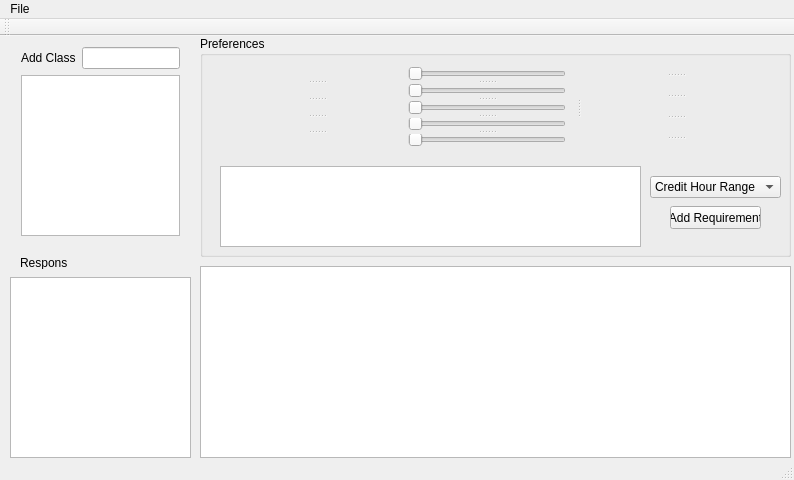
<?xml version="1.0" encoding="UTF-8"?>
<ui version="4.0">
 <class>MainWindow</class>
 <widget class="QMainWindow" name="MainWindow">
  <property name="geometry">
   <rect>
    <x>0</x>
    <y>0</y>
    <width>794</width>
    <height>480</height>
   </rect>
  </property>
  <property name="windowTitle">
   <string>MainWindow</string>
  </property>
  <widget class="QWidget" name="centralWidget">
   <widget class="QGroupBox" name="prefBox">
    <property name="geometry">
     <rect>
      <x>200</x>
      <y>0</y>
      <width>591</width>
      <height>221</height>
     </rect>
    </property>
    <property name="title">
     <string>Preferences</string>
    </property>
    <widget class="QPushButton" name="addPrefButton">
     <property name="geometry">
      <rect>
       <x>470</x>
       <y>170</y>
       <width>91</width>
       <height>23</height>
      </rect>
     </property>
     <property name="text">
      <string>Add Requirement</string>
     </property>
    </widget>
    <widget class="QListWidget" name="listWidget">
     <property name="geometry">
      <rect>
       <x>20</x>
       <y>130</y>
       <width>421</width>
       <height>81</height>
      </rect>
     </property>
    </widget>
    <widget class="QComboBox" name="comboBox">
     <property name="geometry">
      <rect>
       <x>450</x>
       <y>140</y>
       <width>131</width>
       <height>22</height>
      </rect>
     </property>
     <item>
      <property name="text">
       <string>Credit Hour Range</string>
      </property>
     </item>
     <item>
      <property name="text">
       <string>Class Time Range</string>
      </property>
     </item>
     <item>
      <property name="text">
       <string>Lunch Time Range</string>
      </property>
     </item>
     <item>
      <property name="text">
       <string>Avoid Section</string>
      </property>
     </item>
     <item>
      <property name="text">
       <string>Require Section</string>
      </property>
     </item>
    </widget>
    <widget class="QSplitter" name="splitter_4">
     <property name="geometry">
      <rect>
       <x>20</x>
       <y>20</y>
       <width>551</width>
       <height>101</height>
      </rect>
     </property>
     <property name="orientation">
      <enum>Qt::Horizontal</enum>
     </property>
     <widget class="QWidget" name="">
      <layout class="QHBoxLayout" name="horizontalLayout_8">
       <item>
        <widget class="QSplitter" name="splitter">
         <property name="orientation">
          <enum>Qt::Vertical</enum>
         </property>
         <widget class="QWidget" name="">
          <layout class="QHBoxLayout" name="horizontalLayout_4">
           <item>
            <widget class="QLabel" name="label">
             <property name="text">
              <string>Days in Class</string>
             </property>
            </widget>
           </item>
           <item>
            <spacer name="horizontalSpacer_4">
             <property name="orientation">
              <enum>Qt::Horizontal</enum>
             </property>
             <property name="sizeHint" stdset="0">
              <size>
               <width>38</width>
               <height>17</height>
              </size>
             </property>
            </spacer>
           </item>
          </layout>
         </widget>
         <widget class="QWidget" name="">
          <layout class="QHBoxLayout" name="horizontalLayout_5">
           <item>
            <widget class="QLabel" name="label_2">
             <property name="text">
              <string>Compactness</string>
             </property>
            </widget>
           </item>
           <item>
            <spacer name="horizontalSpacer_3">
             <property name="orientation">
              <enum>Qt::Horizontal</enum>
             </property>
             <property name="sizeHint" stdset="0">
              <size>
               <width>40</width>
               <height>13</height>
              </size>
             </property>
            </spacer>
           </item>
          </layout>
         </widget>
         <widget class="QWidget" name="">
          <layout class="QHBoxLayout" name="horizontalLayout_6">
           <item>
            <widget class="QLabel" name="label_3">
             <property name="text">
              <string>Start Time</string>
             </property>
            </widget>
           </item>
           <item>
            <spacer name="horizontalSpacer_2">
             <property name="orientation">
              <enum>Qt::Horizontal</enum>
             </property>
             <property name="sizeHint" stdset="0">
              <size>
               <width>58</width>
               <height>13</height>
              </size>
             </property>
            </spacer>
           </item>
          </layout>
         </widget>
         <widget class="QWidget" name="">
          <layout class="QHBoxLayout" name="horizontalLayout_16">
           <item>
            <widget class="QLabel" name="label_11">
             <property name="text">
              <string>End Time</string>
             </property>
            </widget>
           </item>
           <item>
            <spacer name="horizontalSpacer_5">
             <property name="orientation">
              <enum>Qt::Horizontal</enum>
             </property>
             <property name="sizeHint" stdset="0">
              <size>
               <width>98</width>
               <height>13</height>
              </size>
             </property>
            </spacer>
           </item>
          </layout>
         </widget>
         <widget class="QWidget" name="">
          <layout class="QHBoxLayout" name="horizontalLayout_7">
           <item>
            <widget class="QLabel" name="label_4">
             <property name="text">
              <string>Hours</string>
             </property>
            </widget>
           </item>
           <item>
            <spacer name="horizontalSpacer">
             <property name="orientation">
              <enum>Qt::Horizontal</enum>
             </property>
             <property name="sizeHint" stdset="0">
              <size>
               <width>78</width>
               <height>13</height>
              </size>
             </property>
            </spacer>
           </item>
          </layout>
         </widget>
        </widget>
       </item>
       <item>
        <widget class="QSplitter" name="splitter_2">
         <property name="orientation">
          <enum>Qt::Vertical</enum>
         </property>
         <widget class="QSlider" name="daysSlider">
          <property name="enabled">
           <bool>false</bool>
          </property>
          <property name="orientation">
           <enum>Qt::Horizontal</enum>
          </property>
          <property name="invertedAppearance">
           <bool>false</bool>
          </property>
          <property name="invertedControls">
           <bool>false</bool>
          </property>
         </widget>
         <widget class="QSlider" name="compactSlider">
          <property name="enabled">
           <bool>true</bool>
          </property>
          <property name="orientation">
           <enum>Qt::Horizontal</enum>
          </property>
         </widget>
         <widget class="QSlider" name="startSlider">
          <property name="enabled">
           <bool>false</bool>
          </property>
          <property name="orientation">
           <enum>Qt::Horizontal</enum>
          </property>
         </widget>
         <widget class="QSlider" name="endSider">
          <property name="enabled">
           <bool>false</bool>
          </property>
          <property name="orientation">
           <enum>Qt::Horizontal</enum>
          </property>
         </widget>
         <widget class="QSlider" name="hoursSlider">
          <property name="enabled">
           <bool>false</bool>
          </property>
          <property name="orientation">
           <enum>Qt::Horizontal</enum>
          </property>
         </widget>
        </widget>
       </item>
      </layout>
     </widget>
     <widget class="QSplitter" name="splitter_3">
      <property name="orientation">
       <enum>Qt::Vertical</enum>
      </property>
      <widget class="QWidget" name="">
       <layout class="QHBoxLayout" name="horizontalLayout_12">
        <item>
         <widget class="QLabel" name="label_8">
          <property name="text">
           <string>Weight</string>
          </property>
         </widget>
        </item>
        <item>
         <widget class="QSlider" name="daysWeight">
          <property name="orientation">
           <enum>Qt::Horizontal</enum>
          </property>
         </widget>
        </item>
       </layout>
      </widget>
      <widget class="QWidget" name="">
       <layout class="QHBoxLayout" name="horizontalLayout_13">
        <item>
         <widget class="QLabel" name="label_7">
          <property name="text">
           <string>Weight</string>
          </property>
         </widget>
        </item>
        <item>
         <widget class="QSlider" name="compactWeight">
          <property name="orientation">
           <enum>Qt::Horizontal</enum>
          </property>
         </widget>
        </item>
       </layout>
      </widget>
      <widget class="QWidget" name="">
       <layout class="QHBoxLayout" name="horizontalLayout_14">
        <item>
         <widget class="QLabel" name="label_6">
          <property name="text">
           <string>Weight</string>
          </property>
         </widget>
        </item>
        <item>
         <widget class="QSlider" name="startWeight">
          <property name="orientation">
           <enum>Qt::Horizontal</enum>
          </property>
         </widget>
        </item>
       </layout>
      </widget>
      <widget class="QWidget" name="layoutWidget_3">
       <layout class="QHBoxLayout" name="horizontalLayout_18">
        <item>
         <widget class="QLabel" name="label_12">
          <property name="text">
           <string>Weight</string>
          </property>
         </widget>
        </item>
        <item>
         <widget class="QSlider" name="endWeight">
          <property name="orientation">
           <enum>Qt::Horizontal</enum>
          </property>
         </widget>
        </item>
       </layout>
      </widget>
      <widget class="QWidget" name="">
       <layout class="QHBoxLayout" name="horizontalLayout_15">
        <item>
         <widget class="QLabel" name="label_5">
          <property name="text">
           <string>Weight</string>
          </property>
         </widget>
        </item>
        <item>
         <widget class="QSlider" name="hoursWeight">
          <property name="orientation">
           <enum>Qt::Horizontal</enum>
          </property>
         </widget>
        </item>
       </layout>
      </widget>
     </widget>
    </widget>
   </widget>
   <widget class="QTableWidget" name="scheduleTable">
    <property name="geometry">
     <rect>
      <x>200</x>
      <y>230</y>
      <width>591</width>
      <height>192</height>
     </rect>
    </property>
   </widget>
   <widget class="QTextBrowser" name="textBrowser">
    <property name="geometry">
     <rect>
      <x>10</x>
      <y>241</y>
      <width>181</width>
      <height>181</height>
     </rect>
    </property>
   </widget>
   <widget class="QLabel" name="label_9">
    <property name="geometry">
     <rect>
      <x>20</x>
      <y>220</y>
      <width>47</width>
      <height>13</height>
     </rect>
    </property>
    <property name="text">
     <string>Response</string>
    </property>
   </widget>
   <widget class="QWidget" name="">
    <property name="geometry">
     <rect>
      <x>10</x>
      <y>0</y>
      <width>181</width>
      <height>211</height>
     </rect>
    </property>
    <layout class="QVBoxLayout" name="verticalLayout">
     <item>
      <layout class="QHBoxLayout" name="horizontalLayout">
       <item>
        <widget class="QLabel" name="searchLabel">
         <property name="text">
          <string>Add Class</string>
         </property>
        </widget>
       </item>
       <item>
        <widget class="QLineEdit" name="searchBox"/>
       </item>
      </layout>
     </item>
     <item>
      <widget class="QListWidget" name="classList"/>
     </item>
    </layout>
   </widget>
  </widget>
  <widget class="QMenuBar" name="menuBar">
   <property name="geometry">
    <rect>
     <x>0</x>
     <y>0</y>
     <width>794</width>
     <height>21</height>
    </rect>
   </property>
   <widget class="QMenu" name="fileMenu">
    <property name="title">
     <string>File</string>
    </property>
    <addaction name="actionSave"/>
    <addaction name="separator"/>
    <addaction name="actionAdd_Class_List"/>
   </widget>
   <addaction name="fileMenu"/>
  </widget>
  <widget class="QToolBar" name="mainToolBar">
   <attribute name="toolBarArea">
    <enum>TopToolBarArea</enum>
   </attribute>
   <attribute name="toolBarBreak">
    <bool>false</bool>
   </attribute>
  </widget>
  <widget class="QStatusBar" name="statusBar"/>
  <action name="actionSave">
   <property name="text">
    <string>Save</string>
   </property>
  </action>
  <action name="actionAdd_Class_List">
   <property name="text">
    <string>Add Class List</string>
   </property>
  </action>
 </widget>
 <layoutdefault spacing="6" margin="11"/>
 <resources/>
 <connections/>
</ui>
